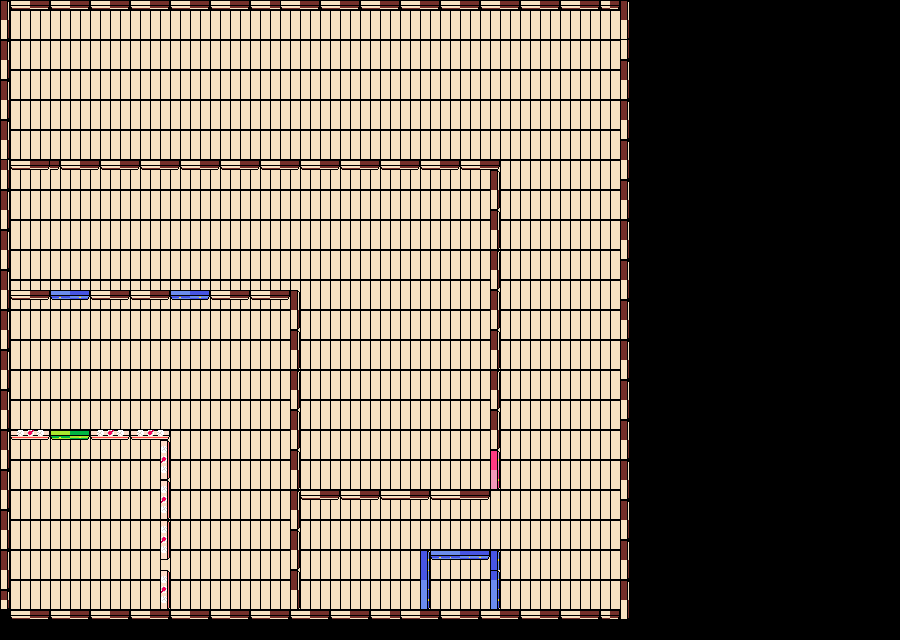

This game map was drawn from its Tiled (.tmx) file and the tilesets committed beside it. A one-line description and the trimmed map source follow:
An orthogonal 90x64 tile map with 10x10 px tiles, 5 tile layers (Ground, Walls, GreenDoor, BlueDoor, ...) and 8 objects (playerSpawn, enemySpawn1, enemySpawn2, enemySpawn3, buttonSpawn1, ...).

<map version="1.8" tiledversion="1.8.5" orientation="orthogonal" renderorder="right-down" width="90" height="64" tilewidth="10" tileheight="10" infinite="0" nextlayerid="8" nextobjectid="12">
 <tileset firstgid="1" name="TileSet" tilewidth="10" tileheight="10" tilecount="90" columns="10">
  <image source="TileSet2.png" width="100" height="90" />
  <tile id="0">
   <properties>
    <property name="collides" type="bool" value="true" />
   </properties>
  </tile>
  <tile id="1">
   <properties>
    <property name="collides" type="bool" value="true" />
   </properties>
  </tile>
  <tile id="2">
   <properties>
    <property name="collides" type="bool" value="true" />
   </properties>
  </tile>
  <tile id="3">
   <properties>
    <property name="collides" type="bool" value="true" />
   </properties>
  </tile>
  <tile id="4">
   <properties>
    <property name="collides" type="bool" value="true" />
   </properties>
  </tile>
  <tile id="5">
   <properties>
    <property name="collides" type="bool" value="true" />
   </properties>
  </tile>
  <tile id="6">
   <properties>
    <property name="collides" type="bool" value="true" />
   </properties>
  </tile>
  <tile id="7">
   <properties>
    <property name="collides" type="bool" value="true" />
   </properties>
  </tile>
  <tile id="8">
   <properties>
    <property name="collides" type="bool" value="true" />
   </properties>
  </tile>
  <tile id="9">
   <properties>
    <property name="collides" type="bool" value="true" />
   </properties>
  </tile>
  <tile id="10">
   <properties>
    <property name="collides" type="bool" value="true" />
   </properties>
  </tile>
  <tile id="11">
   <properties>
    <property name="collides" type="bool" value="true" />
   </properties>
  </tile>
  <tile id="12">
   <properties>
    <property name="collides" type="bool" value="true" />
   </properties>
  </tile>
  <tile id="13">
   <properties>
    <property name="collides" type="bool" value="true" />
   </properties>
  </tile>
  <tile id="14">
   <properties>
    <property name="collides" type="bool" value="true" />
   </properties>
  </tile>
  <tile id="15">
   <properties>
    <property name="collides" type="bool" value="true" />
   </properties>
  </tile>
  <tile id="16">
   <properties>
    <property name="collides" type="bool" value="true" />
   </properties>
  </tile>
  <tile id="17">
   <properties>
    <property name="collides" type="bool" value="true" />
   </properties>
  </tile>
  <tile id="18">
   <properties>
    <property name="collides" type="bool" value="true" />
   </properties>
  </tile>
  <tile id="19">
   <properties>
    <property name="collides" type="bool" value="true" />
   </properties>
  </tile>
  <tile id="20">
   <properties>
    <property name="collides" type="bool" value="true" />
   </properties>
  </tile>
  <tile id="21">
   <properties>
    <property name="collides" type="bool" value="true" />
   </properties>
  </tile>
  <tile id="22">
   <properties>
    <property name="collides" type="bool" value="true" />
   </properties>
  </tile>
  <tile id="23">
   <properties>
    <property name="collides" type="bool" value="true" />
   </properties>
  </tile>
  <tile id="24">
   <properties>
    <property name="collides" type="bool" value="true" />
   </properties>
  </tile>
  <tile id="25">
   <properties>
    <property name="collides" type="bool" value="true" />
   </properties>
  </tile>
  <tile id="26">
   <properties>
    <property name="collides" type="bool" value="true" />
   </properties>
  </tile>
  <tile id="27">
   <properties>
    <property name="collides" type="bool" value="true" />
   </properties>
  </tile>
  <tile id="28">
   <properties>
    <property name="collides" type="bool" value="true" />
   </properties>
  </tile>
  <tile id="29">
   <properties>
    <property name="collides" type="bool" value="true" />
   </properties>
  </tile>
  <tile id="30">
   <properties>
    <property name="collides" type="bool" value="true" />
   </properties>
  </tile>
  <tile id="31">
   <properties>
    <property name="collides" type="bool" value="true" />
   </properties>
  </tile>
  <tile id="32">
   <properties>
    <property name="collides" type="bool" value="true" />
   </properties>
  </tile>
  <tile id="33">
   <properties>
    <property name="collides" type="bool" value="true" />
   </properties>
  </tile>
  <tile id="34">
   <properties>
    <property name="collides" type="bool" value="true" />
   </properties>
  </tile>
  <tile id="35">
   <properties>
    <property name="collides" type="bool" value="true" />
   </properties>
  </tile>
  <tile id="36">
   <properties>
    <property name="collides" type="bool" value="true" />
   </properties>
  </tile>
  <tile id="37">
   <properties>
    <property name="collides" type="bool" value="true" />
   </properties>
  </tile>
  <tile id="38">
   <properties>
    <property name="collides" type="bool" value="true" />
   </properties>
  </tile>
  <tile id="39">
   <properties>
    <property name="collides" type="bool" value="true" />
   </properties>
  </tile>
  <tile id="40">
   <properties>
    <property name="collides" type="bool" value="true" />
   </properties>
  </tile>
  <tile id="41">
   <properties>
    <property name="collides" type="bool" value="true" />
   </properties>
  </tile>
  <tile id="42">
   <properties>
    <property name="collides" type="bool" value="true" />
   </properties>
  </tile>
  <tile id="43">
   <properties>
    <property name="collides" type="bool" value="true" />
   </properties>
  </tile>
  <tile id="44">
   <properties>
    <property name="collides" type="bool" value="true" />
   </properties>
  </tile>
  <tile id="45">
   <properties>
    <property name="collides" type="bool" value="true" />
   </properties>
  </tile>
  <tile id="46">
   <properties>
    <property name="collides" type="bool" value="true" />
   </properties>
  </tile>
  <tile id="47">
   <properties>
    <property name="collides" type="bool" value="true" />
   </properties>
  </tile>
  <tile id="48">
   <properties>
    <property name="collides" type="bool" value="true" />
   </properties>
  </tile>
  <tile id="49">
   <properties>
    <property name="collides" type="bool" value="true" />
   </properties>
  </tile>
  <tile id="50">
   <properties>
    <property name="collides" type="bool" value="true" />
   </properties>
  </tile>
  <tile id="51">
   <properties>
    <property name="collides" type="bool" value="true" />
   </properties>
  </tile>
  <tile id="52">
   <properties>
    <property name="collides" type="bool" value="true" />
   </properties>
  </tile>
  <tile id="53">
   <properties>
    <property name="collides" type="bool" value="true" />
   </properties>
  </tile>
  <tile id="54">
   <properties>
    <property name="collides" type="bool" value="true" />
   </properties>
  </tile>
  <tile id="55">
   <properties>
    <property name="collides" type="bool" value="true" />
   </properties>
  </tile>
  <tile id="56">
   <properties>
    <property name="collides" type="bool" value="true" />
   </properties>
  </tile>
  <tile id="57">
   <properties>
    <property name="collides" type="bool" value="true" />
   </properties>
  </tile>
  <tile id="58">
   <properties>
    <property name="collides" type="bool" value="true" />
   </properties>
  </tile>
  <tile id="59">
   <properties>
    <property name="collides" type="bool" value="true" />
   </properties>
  </tile>
  <tile id="60">
   <properties>
    <property name="collides" type="bool" value="true" />
   </properties>
  </tile>
  <tile id="61">
   <properties>
    <property name="collides" type="bool" value="false" />
   </properties>
  </tile>
  <tile id="62">
   <properties>
    <property name="collides" type="bool" value="false" />
   </properties>
  </tile>
  <tile id="63">
   <properties>
    <property name="collides" type="bool" value="false" />
   </properties>
  </tile>
  <tile id="64">
   <properties>
    <property name="collides" type="bool" value="false" />
   </properties>
  </tile>
  <tile id="65">
   <properties>
    <property name="collides" type="bool" value="false" />
   </properties>
  </tile>
  <tile id="66">
   <properties>
    <property name="collides" type="bool" value="false" />
   </properties>
  </tile>
  <tile id="67">
   <properties>
    <property name="collides" type="bool" value="true" />
   </properties>
  </tile>
  <tile id="68">
   <properties>
    <property name="collides" type="bool" value="true" />
   </properties>
  </tile>
  <tile id="69">
   <properties>
    <property name="collides" type="bool" value="true" />
   </properties>
  </tile>
  <tile id="70">
   <properties>
    <property name="collides" type="bool" value="true" />
   </properties>
  </tile>
  <tile id="71">
   <properties>
    <property name="collides" type="bool" value="false" />
   </properties>
  </tile>
  <tile id="72">
   <properties>
    <property name="collides" type="bool" value="false" />
   </properties>
  </tile>
  <tile id="73">
   <properties>
    <property name="collides" type="bool" value="false" />
   </properties>
  </tile>
  <tile id="74">
   <properties>
    <property name="collides" type="bool" value="false" />
   </properties>
  </tile>
  <tile id="75">
   <properties>
    <property name="collides" type="bool" value="false" />
   </properties>
  </tile>
  <tile id="76">
   <properties>
    <property name="collides" type="bool" value="false" />
   </properties>
  </tile>
  <tile id="77">
   <properties>
    <property name="collides" type="bool" value="true" />
   </properties>
  </tile>
  <tile id="78">
   <properties>
    <property name="collides" type="bool" value="true" />
   </properties>
  </tile>
  <tile id="79">
   <properties>
    <property name="collides" type="bool" value="true" />
   </properties>
  </tile>
  <tile id="80">
   <properties>
    <property name="collides" type="bool" value="true" />
   </properties>
  </tile>
  <tile id="81">
   <properties>
    <property name="collides" type="bool" value="false" />
   </properties>
  </tile>
  <tile id="82">
   <properties>
    <property name="collides" type="bool" value="false" />
   </properties>
  </tile>
  <tile id="83">
   <properties>
    <property name="collides" type="bool" value="false" />
   </properties>
  </tile>
  <tile id="84">
   <properties>
    <property name="collides" type="bool" value="false" />
   </properties>
  </tile>
  <tile id="85">
   <properties>
    <property name="collides" type="bool" value="false" />
   </properties>
  </tile>
  <tile id="86">
   <properties>
    <property name="collides" type="bool" value="false" />
   </properties>
  </tile>
  <tile id="87">
   <properties>
    <property name="collides" type="bool" value="true" />
   </properties>
  </tile>
  <tile id="88">
   <properties>
    <property name="collides" type="bool" value="true" />
   </properties>
  </tile>
  <tile id="89">
   <properties>
    <property name="collides" type="bool" value="true" />
   </properties>
  </tile>
 </tileset>
 <layer id="7" name="Ground" width="90" height="64">
  <data>[5760 cells, 3660 non-empty, 3 distinct tile ids]</data>
 </layer>
 <layer id="1" name="Walls" width="90" height="64">
  <data>[5760 cells, 422 non-empty, 17 distinct tile ids]</data>
 </layer>
 <layer id="2" name="GreenDoor" width="90" height="64">
  <data>[5760 cells, 4 non-empty, 4 distinct tile ids]</data>
 </layer>
 <layer id="5" name="BlueDoor" width="90" height="64">
  <data>[5760 cells, 26 non-empty, 8 distinct tile ids]</data>
 </layer>
 <layer id="6" name="PinkDoor" width="90" height="64">
  <data>[5760 cells, 4 non-empty, 4 distinct tile ids]</data>
 </layer>
 <objectgroup id="4" name="Objects">
  <object id="1" name="playerSpawn" x="35.1667" y="592.5">
   <properties>
    <property name="size" type="int" value="40" />
   </properties>
   <point />
  </object>
  <object id="2" name="enemySpawn1" x="250" y="580">
   <properties>
    <property name="size" type="int" value="45" />
   </properties>
   <point />
  </object>
  <object id="3" name="enemySpawn2" x="148" y="232.667">
   <properties>
    <property name="size" type="int" value="50" />
   </properties>
   <point />
  </object>
  <object id="11" name="enemySpawn3" x="467.333" y="604">
   <properties>
    <property name="size" type="int" value="60" />
   </properties>
   <point />
  </object>
  <object id="6" name="buttonSpawn1" x="190" y="605">
   <properties>
    <property name="door" value="green" />
    <property name="size" type="int" value="20" />
   </properties>
   <point />
  </object>
  <object id="7" name="buttonSpawn2" x="31.3333" y="284.667">
   <properties>
    <property name="door" value="blue" />
    <property name="size" type="int" value="20" />
   </properties>
   <point />
  </object>
  <object id="8" name="buttonSpawn3" x="511.667" y="530.333">
   <properties>
    <property name="door" value="pink" />
    <property name="size" type="int" value="20" />
   </properties>
   <point />
  </object>
  <object id="9" name="flagSpawn" x="567.667" y="76.6667">
   <point />
  </object>
 </objectgroup>
</map>
